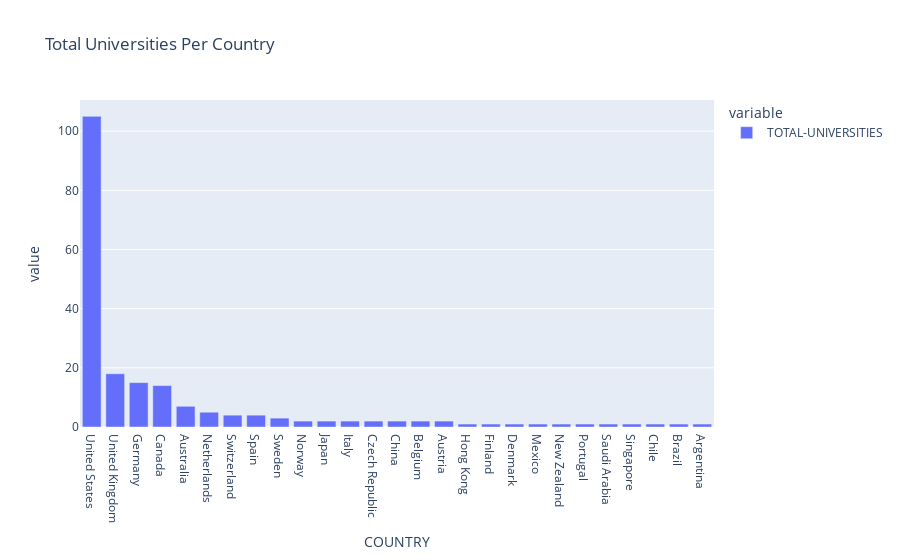

Notebook source saved alongside this figure:
### Code cell
fig1 = px.bar(viewDesc, y=['TOTAL-UNIVERSITIES', 'COUNTRY'], x='COUNTRY', title='Total Universities Per Country')
fig1

### Figure 1 — Plotly figure (JSON) as saved in the notebook; plotly's stock layout.template omitted (floating-point values rounded to 4 significant figures)
{"data": [{"alignmentgroup": "True", "hovertemplate": "variable=TOTAL-UNIVERSITIES<br>COUNTRY=%{x}<br>value=%{y}<extra></extra>", "legendgroup": "TOTAL-UNIVERSITIES", "marker": {"color": "#636efa", "pattern": {"shape": ""}}, "name": "TOTAL-UNIVERSITIES", "offsetgroup": "TOTAL-UNIVERSITIES", "orientation": "v", "showlegend": true, "textposition": "auto", "type": "bar", "x": ["United States", "United Kingdom", "Germany", "Canada", "Australia", "Netherlands", "Switzerland", "Spain", "Sweden", "Norway", "Japan", "Italy", "Czech Republic", "China", "Belgium", "Austria", "Hong Kong", "Finland", "Denmark", "Mexico", "New Zealand", "Portugal", "Saudi Arabia", "Singapore", "Chile", "Brazil", "Argentina"], "xaxis": "x", "y": [105, 18, 15, 14, 7, 5, 4, 4, 3, 2, 2, 2, 2, 2, 2, 2, 1, 1, 1, 1, 1, 1, 1, 1, 1, 1, 1], "yaxis": "y"}], "layout": {"barmode": "relative", "legend": {"title": {"text": "variable"}, "tracegroupgap": 0}, "title": {"text": "Total Universities Per Country"}, "xaxis": {"anchor": "y", "domain": [0, 1], "title": {"text": "COUNTRY"}}, "yaxis": {"anchor": "x", "domain": [0, 1], "title": {"text": "value"}}}}
